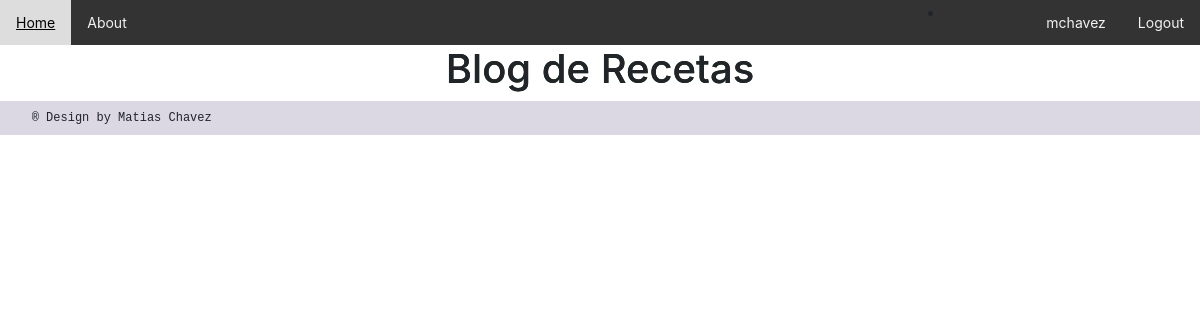
/AppGlobal/CRUD/mis_blogs/ (signed in), run on an earlier commit of the app's database.
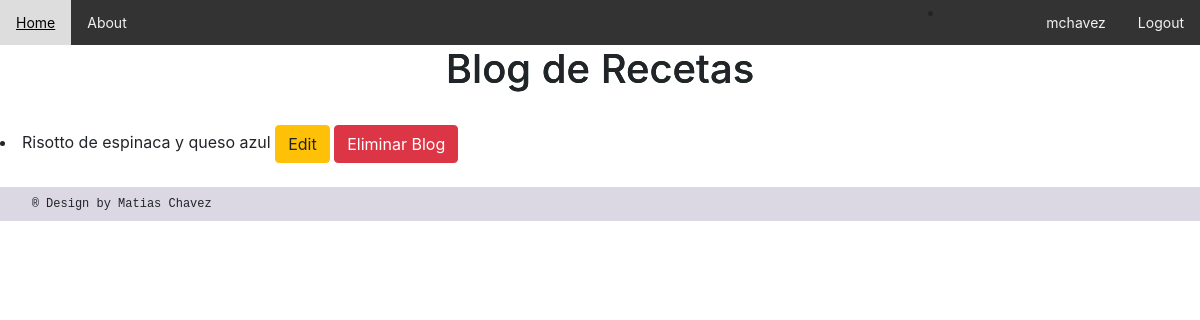
And on a later commit of the database.
### AppGlobal/models.py (models this page shows, shortened)
class Blog(models.Model):
   titulo = models.CharField(max_length=60, unique=True)
   slug = AutoSlugField(populate_from='titulo',editable=True, always_update=True)
   descripcion = models.CharField(max_length=120, unique=True)
   body = models.TextField()
   publish_date = models.DateTimeField(auto_now_add=True)
   image = models.ImageField(upload_to='imagenes', null = True, blank = True)
   author= models.ForeignKey(User, on_delete=models.CASCADE, default = '0')

### AppGlobal/views.py (the view)
# urls.py: path('CRUD/mis_blogs/', mis_blogs),
@login_required
def mis_blogs(request=None):
    blogs = Blog.objects.all() #Trae todo
    return render(request, "CRUD/mis_blogs.html", {"blogs": blogs})

### AppGlobal/templates/CRUD/mis_blogs.html (shortened to what this page needs)
{% extends "home.html" %}
{% load static %}
{% block body %}
    {% for blogs in blogs %}
    {% if user.is_authenticated and user == blogs.author %}
    <br>
        <li>
            {{ blogs.titulo }}
            <a href="/AppGlobal/CRUD/edit_blog_post/{{blogs.slug}}" class="btn btn-warning">Edit</a>
            <a class="btn btn-danger" href="/AppGlobal/CRUD/delete_blog/{{blogs.slug}}">Eliminar Blog</a>
        </li>
        <br>
        {% endif %}
    {% endfor %}
{% endblock %}

What changed in the data, as far as the page shows it:
added Blog: titulo "Risotto de espinaca y queso azul"
